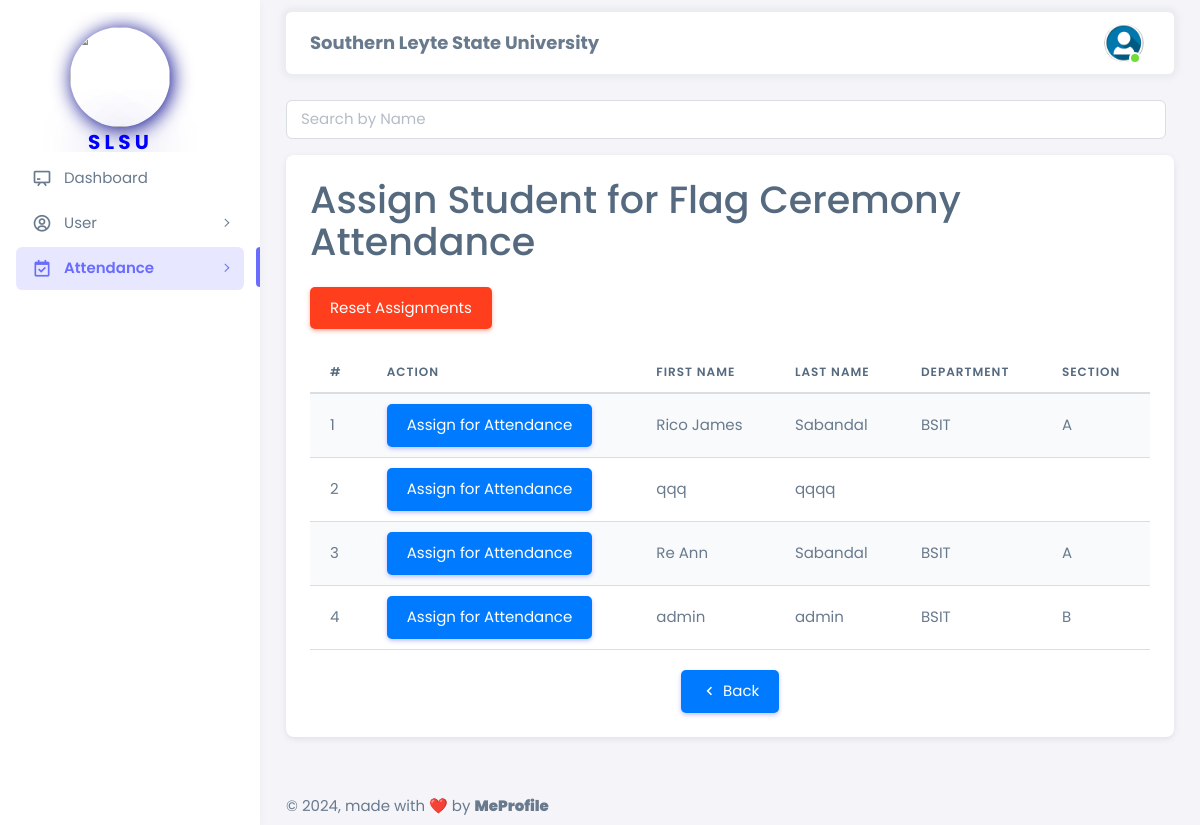
Page /html/admin/assign_student.php (signed in) on the earlier database version.
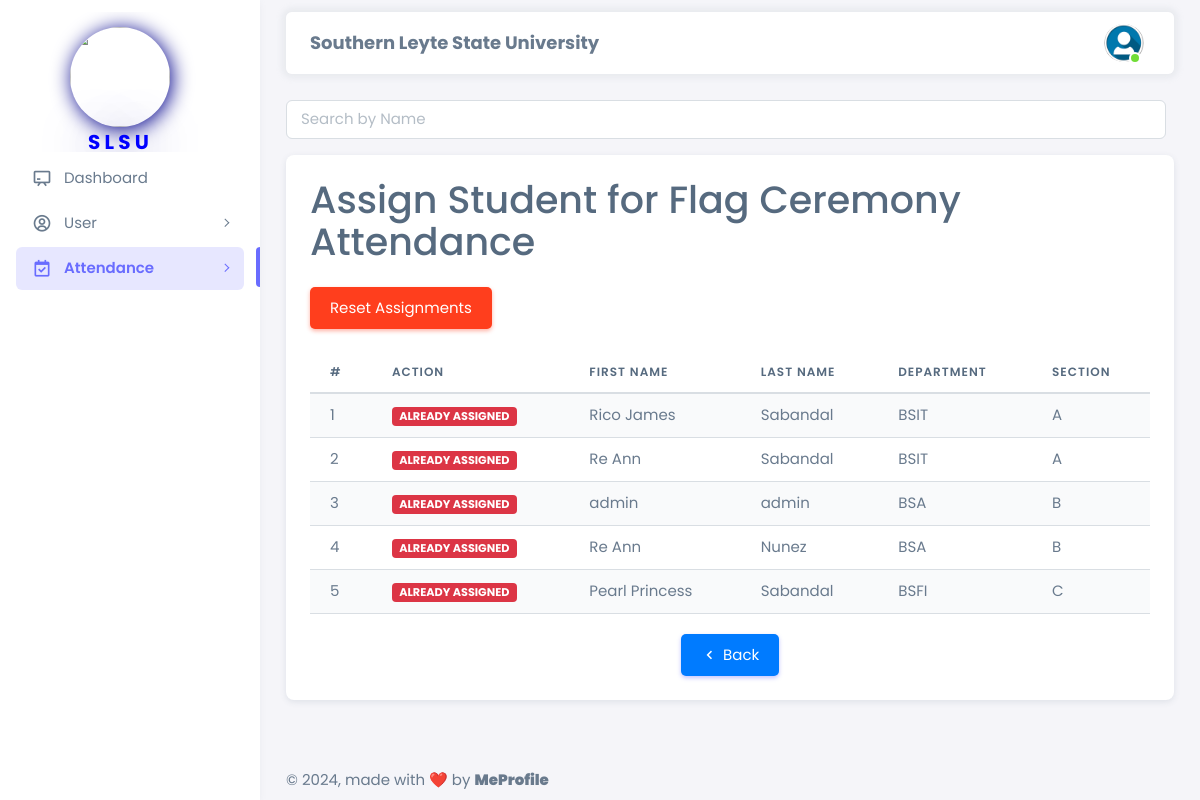
Same page on the later database version.
### tables this page shows
CREATE TABLE `student_registration` (
  `student_id` int NOT NULL,
  `first_name` varchar(50) NOT NULL,
  `last_name` varchar(50) NOT NULL,
  `email` varchar(100) NOT NULL,
  `password` varchar(255) NOT NULL,
  `phone_number` varchar(15) DEFAULT NULL,
  `department` varchar(100) DEFAULT NULL,
  `year_level` int DEFAULT NULL,
  `section` varchar(50) DEFAULT NULL,
  `enrollment_date` date DEFAULT NULL,
  `address` varchar(255) DEFAULT NULL,
  `city` varchar(100) DEFAULT NULL,
  `postal_code` varchar(20) DEFAULT NULL,
  `country` varchar(50) DEFAULT NULL,
  `date_of_birth` date DEFAULT NULL,
  `gender` varchar(10) DEFAULT NULL,
  `emergency_contact_name` varchar(100) DEFAULT NULL,
  `emergency_contact_number` varchar(15) DEFAULT NULL,
  `created_at` timestamp NULL DEFAULT CURRENT_TIMESTAMP,
  `updated_at` timestamp NULL DEFAULT CURRENT_TIMESTAMP ON UPDATE CURRENT_TIMESTAMP,
  `is_assigned` tinyint(1) NOT NULL DEFAULT '0'
);

### html/admin/assign_student.php (the view, shortened to what this page needs)
<?php
require '../config.php';
$search = isset($_GET['search']) ? $_GET['search'] : '';
$sql = "SELECT * FROM student_registration WHERE first_name LIKE ? OR last_name LIKE ? OR email LIKE ?";
$stmt = $conn->prepare($sql);
$search_term = "%$search%";
$stmt->bind_param("sss", $search_term, $search_term, $search_term);
$stmt->execute();
$result = $stmt->get_result();
?>
<!DOCTYPE html>
<html lang="en" class="light-style layout-menu-fixed" dir="ltr" data-theme="theme-default" data-assets-path="../assets/" data-template="vertical-menu-template-free">
<head>
    <link rel="stylesheet" href="https://cdn.jsdelivr.net/npm/sweetalert2@11/dist/sweetalert2.min.css">
    <link rel="stylesheet" href="../../assets/vendor/fonts/boxicons.css" />
    <link rel="stylesheet" href="../../assets/vendor/css/core.css" class="template-customizer-core-css" />
    <link rel="stylesheet" href="../../assets/vendor/css/theme-default.css" class="template-customizer-theme-css" />
    <link rel="stylesheet" href="../../assets/css/demo.css" />
    <link rel="stylesheet" href="../../assets/vendor/libs/perfect-scrollbar/perfect-scrollbar.css" />
    <link rel="stylesheet" href="../../assets/vendor/libs/apex-charts/apex-charts.css" />
</head>
<body>
    <div class="layout-wrapper layout-content-navbar">
        <div class="layout-container">
            <aside id="layout-menu" class="layout-menu menu-vertical menu bg-menu-theme">
                <div class="app-brand demo" style="padding: 70px;">
                    <div class="logo">
                        <img style="border-radius: 500px; box-shadow: 2px 2px 20px #00008b; margin-top: 30px; margin-bottom: 5px;" src="../../assets/img/avatars/logo.png" width="100" height="100" alt="">
                        <b>
                            <p style="font-size: 20px; color: blue; text-shadow: 2px 2px 50px #00008b; padding-left: 18px;">S L S U</p>
                        </b>
                    </div>
                </div>
                <ul class="menu-inner py-1">
                    <li class="menu-item">
                        <a href="dashboard.php" class="menu-link">
                            <i class="menu-icon tf-icons bx bx-chalkboard"></i>
                            <div data-i18n="Analytics">Dashboard</div>
                        </a>
                    </li>
                    <li class="menu-item">
                        <a href="javascript:void(0);" class="menu-link menu-toggle">
                            <i class="menu-icon tf-icons bx bx-user-circle"></i>
                            <div data-i18n="Layouts">User</div>
                        </a>
                    </li>
                    <li class="menu-item active">
                        <a href="javascript:void(0);" class="menu-link menu-toggle">
                            <i class="menu-icon tf-icons bx bx-calendar-check"></i>
                            <div data-i18n="Analytics">Attendance</div>
                        </a>
                    </li>
                </ul>
            </aside>
            <div class="layout-page">
                <nav class="layout-navbar container-xxl navbar navbar-expand-xl navbar-detached align-items-center bg-navbar-theme" id="layout-navbar">
                    <div class="navbar-nav-right d-flex align-items-center" id="navbar-collapse">
                        <center>
                            <p style="font-size: 18px; padding-top: 15px;"><b>Southern Leyte State University</b></p>
                        </center>
                        <ul class="navbar-nav flex-row align-items-center ms-auto">
                            <li class="nav-item navbar-dropdown dropdown-user dropdown">
                                <a class="nav-link dropdown-toggle hide-arrow" href="javascript:void(0);" data-bs-toggle="dropdown">
                                    <div class="avatar avatar-online">
                                        <img src="../../assets/img/avatars/user.png" alt="" class="w-px-40 h-auto rounded-circle" />
                                    </div>
                                </a>
                            </li>
                        </ul>
                    </div>
                </nav>
                <div class="content-wrapper">
                    <div class="container-xxl flex-grow-1 container-p-y">
                        <div class="row mb-3">
                            <div class="col-lg-12">
                                <form class="d-flex" method="GET" action="<?php echo htmlspecialchars($_SERVER["PHP_SELF"]); ?>">
                                    <input class="form-control me-2" type="search" id="searchInput" placeholder="Search by Name" aria-label="Search" name="search" value="<?php echo htmlspecialchars($search); ?>">
                                </form>
                            </div>
                        </div>
                        <div class="row">
                            <div class="col-lg-12 mb-4 order-0">
                                <div class="card">
                                    <div class="card-body">
                                        <h1 class="mb-4">Assign Student for Flag Ceremony Attendance</h1>
                                        <button id="resetButton" class="btn btn-danger mb-4">Reset Assignments</button>
                                        <div class="table-responsive">
                                            <table class="table table-striped">
                                                <thead>
                                                    <tr>
                                                        <th>#</th>
                                                        <th>Action</th>
                                                        <th>First Name</th>
                                                        <th>Last Name</th>
                                                        <th>Department</th>
                                                        <th>Section</th>
                                                    </tr>
                                                </thead>
                                                <tbody id="studentTableBody">
                                                    <?php
                                                    $counter = 1;
                                                    if ($result->num_rows > 0) {
                                                        while ($row = $result->fetch_assoc()) {
                                                            echo "<tr>";
                                                            echo "<td class='text-nowrap'>{$counter}</td>";
                                                            echo "<td class='text-nowrap'>";
                                                            if ($row['is_assigned'] == 0) {
                                                                echo "<button class='btn btn-primary assign-button' data-student-id='{$row['student_id']}'>Assign for Attendance</button>";
                                                            } else {
                                                                echo "<span class='badge badge-danger'>Already Assigned</span>";
                                                            }
                                                            echo "</td>";
                                                            echo "<td class='text-nowrap'>{$row['first_name']}</td>";
                                                            echo "<td class='text-nowrap'>{$row['last_name']}</td>";
                                                            echo "<td class='text-nowrap'>{$row['department']}</td>";
                                                            echo "<td class='text-nowrap'>{$row['section']}</td>";
                                                            echo "</tr>";
                                                            $counter++;
                                                        }
                                                    } else {
                                                        echo "<tr><td colspan='7'>No non-admin students found.</td></tr>";
                                                    }
                                                    ?>
                                                </tbody>
                                            </table>
                                        </div>
                                        <div class="centered-button">
                                            <a href="attendance_flag.php" class="btn btn-primary">
                                                <i class="bx bx-chevron-left"></i> Back
                                            </a>
                                        </div>
                                    </div>
                                </div>
                            </div>
                        </div>
                    </div>
                </div>
                <footer class="content-footer footer bg-footer-theme">
                    <div class="container-xxl d-flex flex-wrap justify-content-between py-2 flex-md-row flex-column">
                        <div class="mb-2 mb-md-0">
                            ©
                            , made with ❤️ by
                            <a href="https://www.facebook.com/james.jeager.3" target="_blank" class="footer-link fw-bolder">MeProfile</a>
                        </div>
                    </div>
                </footer>
            </div>
        </div>
    </div>
</body>
</html>

### assets/css/demo.css (style rules this page uses)
.menu .app-brand.demo { height: 64px; margin-top: 12px; }

### html/admin/assign_student.php (style rules this page uses)
body, .btn, .menu-link, .navbar-nav-right, .footer, .app-brand, .queue-number { font-family: 'Poppins', sans-serif; }
.btn { padding: 10px 20px; border: none; border-radius: 5px; cursor: pointer; }
.btn-primary { background-color: #007bff; color: #fff; }
.centered-button { text-align: center; margin-top: 20px; }
.badge.badge-danger { color: #fff; background-color: #dc3545; display: inline-block; padding: 0.35em 0.65em; font-size: 0.75em; font-weight: 700; line-height: 1; text-align: center; white-space: nowrap; vertical-align: baseline; border-radius: 0.25rem; }

Differences in the rows shown:
removed student_registration: first_name "qqq", last_name "qqqq"
changed student_registration "Rico James": is_assigned "Assign for Attendance" → "ALREADY ASSIGNED"
changed student_registration (number 2 of 5 on the later page): is_assigned "Assign for Attendance" → "ALREADY ASSIGNED"
changed student_registration "admin": department "BSIT" → "BSA"; is_assigned "Assign for Attendance" → "ALREADY ASSIGNED"
added student_registration: is_assigned "ALREADY ASSIGNED", first_name "Re Ann", last_name "Nunez", department "BSA", section "B"
added student_registration: is_assigned "ALREADY ASSIGNED", first_name "Pearl Princess", last_name "Sabandal", department "BSFI", section "C"
